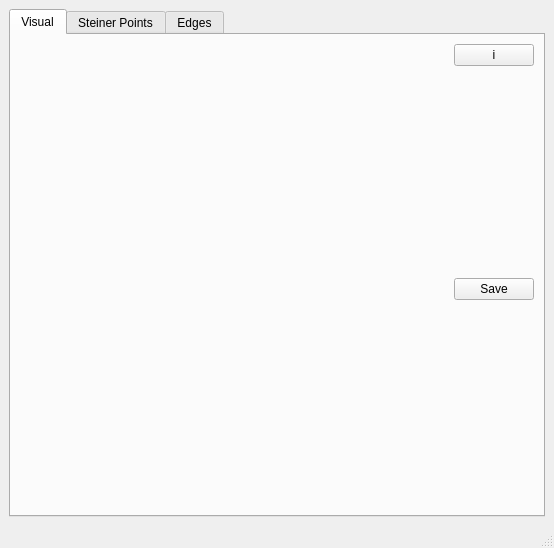
<?xml version="1.0" encoding="UTF-8"?>
<ui version="4.0">
 <class>SecondWindow</class>
 <widget class="QMainWindow" name="SecondWindow">
  <property name="geometry">
   <rect>
    <x>0</x>
    <y>0</y>
    <width>554</width>
    <height>548</height>
   </rect>
  </property>
  <property name="windowTitle">
   <string>Results</string>
  </property>
  <widget class="QWidget" name="centralwidget">
   <layout class="QHBoxLayout" name="horizontalLayout_3">
    <item>
     <widget class="QTabWidget" name="tabWidget">
      <property name="currentIndex">
       <number>0</number>
      </property>
      <widget class="QWidget" name="Visual">
       <attribute name="title">
        <string>Visual</string>
       </attribute>
       <layout class="QHBoxLayout" name="horizontalLayout_2">
        <item>
         <layout class="QHBoxLayout" name="horizontalLayout">
          <item>
           <widget class="QLabel" name="Image">
            <property name="sizePolicy">
             <sizepolicy hsizetype="Expanding" vsizetype="Expanding">
              <horstretch>0</horstretch>
              <verstretch>0</verstretch>
             </sizepolicy>
            </property>
            <property name="text">
             <string/>
            </property>
           </widget>
          </item>
          <item>
           <layout class="QVBoxLayout" name="verticalLayout_10">
            <item>
             <layout class="QVBoxLayout" name="verticalLayout">
              <item>
               <widget class="QPushButton" name="VisualInfo">
                <property name="sizePolicy">
                 <sizepolicy hsizetype="Fixed" vsizetype="Fixed">
                  <horstretch>0</horstretch>
                  <verstretch>0</verstretch>
                 </sizepolicy>
                </property>
                <property name="styleSheet">
                 <string notr="true">font: 75  10pt &quot;Webdings&quot;;</string>
                </property>
                <property name="text">
                 <string>i</string>
                </property>
               </widget>
              </item>
              <item>
               <spacer name="verticalSpacer_5">
                <property name="orientation">
                 <enum>Qt::Vertical</enum>
                </property>
                <property name="sizeHint" stdset="0">
                 <size>
                  <width>48</width>
                  <height>102</height>
                 </size>
                </property>
               </spacer>
              </item>
             </layout>
            </item>
            <item>
             <layout class="QVBoxLayout" name="verticalLayout_9">
              <item>
               <layout class="QVBoxLayout" name="verticalLayout_8"/>
              </item>
              <item>
               <widget class="QPushButton" name="SaveVisual">
                <property name="sizePolicy">
                 <sizepolicy hsizetype="Fixed" vsizetype="Fixed">
                  <horstretch>0</horstretch>
                  <verstretch>0</verstretch>
                 </sizepolicy>
                </property>
                <property name="text">
                 <string>Save</string>
                </property>
               </widget>
              </item>
              <item>
               <spacer name="verticalSpacer_6">
                <property name="orientation">
                 <enum>Qt::Vertical</enum>
                </property>
                <property name="sizeHint" stdset="0">
                 <size>
                  <width>45</width>
                  <height>168</height>
                 </size>
                </property>
               </spacer>
              </item>
             </layout>
            </item>
           </layout>
          </item>
         </layout>
        </item>
       </layout>
      </widget>
      <widget class="QWidget" name="SteinerPoints">
       <attribute name="title">
        <string>Steiner Points</string>
       </attribute>
       <layout class="QHBoxLayout" name="horizontalLayout_5">
        <item>
         <layout class="QHBoxLayout" name="horizontalLayout_4">
          <item>
           <widget class="QTextBrowser" name="SteinerPointsTxt"/>
          </item>
          <item>
           <layout class="QVBoxLayout" name="verticalLayout_7">
            <item>
             <layout class="QVBoxLayout" name="verticalLayout_5">
              <item>
               <widget class="QPushButton" name="SteinerPointsInfo">
                <property name="sizePolicy">
                 <sizepolicy hsizetype="Fixed" vsizetype="Fixed">
                  <horstretch>0</horstretch>
                  <verstretch>0</verstretch>
                 </sizepolicy>
                </property>
                <property name="styleSheet">
                 <string notr="true">font: 75  10pt &quot;Webdings&quot;;</string>
                </property>
                <property name="text">
                 <string>i</string>
                </property>
               </widget>
              </item>
              <item>
               <spacer name="verticalSpacer_3">
                <property name="orientation">
                 <enum>Qt::Vertical</enum>
                </property>
                <property name="sizeType">
                 <enum>QSizePolicy::Expanding</enum>
                </property>
                <property name="sizeHint" stdset="0">
                 <size>
                  <width>48</width>
                  <height>102</height>
                 </size>
                </property>
               </spacer>
              </item>
             </layout>
            </item>
            <item>
             <layout class="QVBoxLayout" name="verticalLayout_6">
              <item>
               <widget class="QPushButton" name="SaveSteinerPointsTxt">
                <property name="sizePolicy">
                 <sizepolicy hsizetype="Fixed" vsizetype="Fixed">
                  <horstretch>0</horstretch>
                  <verstretch>0</verstretch>
                 </sizepolicy>
                </property>
                <property name="text">
                 <string>Save</string>
                </property>
               </widget>
              </item>
              <item>
               <spacer name="verticalSpacer_4">
                <property name="orientation">
                 <enum>Qt::Vertical</enum>
                </property>
                <property name="sizeHint" stdset="0">
                 <size>
                  <width>20</width>
                  <height>138</height>
                 </size>
                </property>
               </spacer>
              </item>
             </layout>
            </item>
           </layout>
          </item>
         </layout>
        </item>
       </layout>
      </widget>
      <widget class="QWidget" name="Edges">
       <attribute name="title">
        <string>Edges</string>
       </attribute>
       <layout class="QHBoxLayout" name="horizontalLayout_8">
        <item>
         <layout class="QHBoxLayout" name="horizontalLayout_7">
          <item>
           <widget class="QTextBrowser" name="EdgesTxt"/>
          </item>
          <item>
           <layout class="QVBoxLayout" name="verticalLayout_4">
            <item>
             <layout class="QVBoxLayout" name="verticalLayout_2">
              <item>
               <widget class="QPushButton" name="EdgesInfo">
                <property name="sizePolicy">
                 <sizepolicy hsizetype="Fixed" vsizetype="Fixed">
                  <horstretch>0</horstretch>
                  <verstretch>0</verstretch>
                 </sizepolicy>
                </property>
                <property name="styleSheet">
                 <string notr="true">font: 75  10pt &quot;Webdings&quot;;</string>
                </property>
                <property name="text">
                 <string>i</string>
                </property>
               </widget>
              </item>
              <item>
               <spacer name="verticalSpacer">
                <property name="orientation">
                 <enum>Qt::Vertical</enum>
                </property>
                <property name="sizeType">
                 <enum>QSizePolicy::Expanding</enum>
                </property>
                <property name="sizeHint" stdset="0">
                 <size>
                  <width>20</width>
                  <height>98</height>
                 </size>
                </property>
               </spacer>
              </item>
             </layout>
            </item>
            <item>
             <layout class="QVBoxLayout" name="verticalLayout_3">
              <item>
               <widget class="QPushButton" name="SaveEdgesTxt">
                <property name="text">
                 <string>Save</string>
                </property>
               </widget>
              </item>
              <item>
               <spacer name="verticalSpacer_2">
                <property name="orientation">
                 <enum>Qt::Vertical</enum>
                </property>
                <property name="sizeType">
                 <enum>QSizePolicy::Expanding</enum>
                </property>
                <property name="sizeHint" stdset="0">
                 <size>
                  <width>20</width>
                  <height>128</height>
                 </size>
                </property>
               </spacer>
              </item>
             </layout>
            </item>
           </layout>
          </item>
         </layout>
        </item>
       </layout>
      </widget>
     </widget>
    </item>
   </layout>
  </widget>
  <widget class="QMenuBar" name="menubar">
   <property name="geometry">
    <rect>
     <x>0</x>
     <y>0</y>
     <width>554</width>
     <height>21</height>
    </rect>
   </property>
  </widget>
  <widget class="QStatusBar" name="statusbar"/>
 </widget>
 <resources/>
 <connections/>
</ui>
